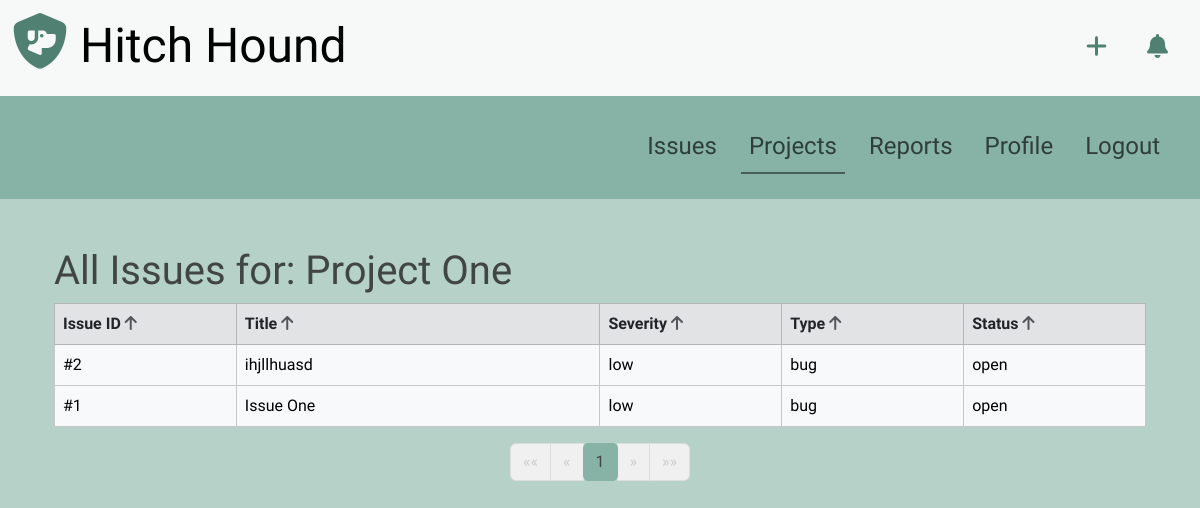
Before: /projects/1/issues/ (signed in) with the older database file.
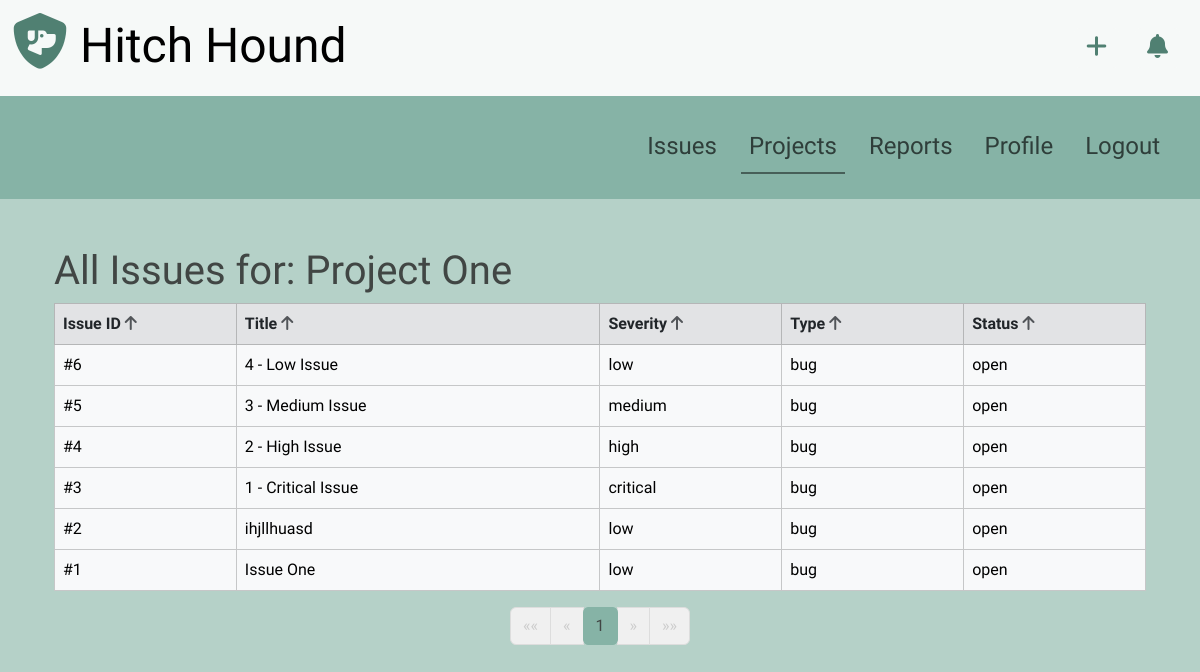
After: the same page with the newer database file.
### issues/models.py (models this page shows, shortened)
class Issue(models.Model):
    SEVERITY_CHOICES = (
        ('critical', '1 - Critical'),
        ('high', '2 - High'),
        ('medium', '3 - Medium'),
        ('low', '4 - Low'),
    )
    TYPE_CHOICES = (
        ('bug', 'Bug'),
        ('missed_requirement', 'Missed Requirement'),
        ('other', 'Other Issue'),
    )
    STATUS_CHOICES = (
        ('open', 'Open'),
        ('in_progress', 'In Progress'),
        ('testing', 'Testing'),
        ('approved', 'Approved'),
        ('closed', 'Closed'),
        ('cancelled', 'Cancelled'),
    )
    title = models.CharField(max_length=255, null=False)
    description = models.TextField()
    severity = models.CharField(max_length=20, choices=SEVERITY_CHOICES, default='low')
    project = models.ForeignKey(Project, on_delete=models.CASCADE, null=False)
    type = models.CharField(max_length=20, choices=TYPE_CHOICES, default='bug')
    status = models.CharField(max_length=20, choices=STATUS_CHOICES, default='open')
    reporter = models.ForeignKey(User, on_delete=models.CASCADE, related_name='reported_issues')
    developer = models.ForeignKey(User, on_delete=models.SET_NULL, null=True, blank=True, limit_choices_to={'role': 'developer'}, related_name='developer_issues')
    quality_assurance = models.ForeignKey(User, on_delete=models.SET_NULL, null=True, blank=True, limit_choices_to={'role': 'quality_assurance'}, related_name='qa_issues')
    product_manager = models.ForeignKey(User, on_delete=models.SET_NULL, null=True, blank=True, limit_choices_to={'role': 'product_manager'}, related_name='pm_issues')
    created_at = models.DateTimeField(auto_now_add=True)
    updated_by = models.ForeignKey(User, on_delete=models.SET_NULL, null=True, blank=True, related_name='updated_issues')

### projects/views.py (the view)
# urls.py: path('projects/<int:project_id>/issues/', project_views.view_all_issues, name='view_all_issues'),
def view_all_issues(request, project_id):
    project = get_object_or_404(Project, id=project_id)
    issues = Issue.objects.filter(project=project)
    sort_by = request.GET.get('sort_by', 'created_at')
    order = request.GET.get('order', 'desc')
    if sort_by == 'title':
        issues = issues.annotate(lower_title=Lower('title')).order_by(f"{'' if order == 'asc' else '-'}lower_title")
    else:
        issues = issues.order_by(f"{'' if order == 'asc' else '-'}{sort_by}")
    page_obj = paginate(request, issues)
    toggle_order = 'asc' if order == 'desc' else 'desc'
    new_notifications = get_new_notifications(request.user)
    context = {
        'project': project,
        'page_obj': page_obj,
        'sort_by': sort_by,
        'order': order,
        'toggle_order': toggle_order,
        'new_notifications': new_notifications,
        'active_page': 'projects',
        'show_navbar': True,
    }
    return render(request, 'all_issues.html', context)

### hitchhound/utils.py (called while the page is built)
def paginate(request, queryset, per_page=12):
    paginator = Paginator(queryset, per_page)
    page_number = request.GET.get('page')
    page_obj = paginator.get_page(page_number)
    return page_obj

def get_new_notifications(user):
    last_visited = user.last_visited_notifications or timezone.now()
    user_issues = UserIssue.objects.filter(user=user).values_list('issue', flat=True)
    changes = Change.objects.filter(
        Q(issue_id__in=user_issues) | Q(issue__reporter=user)
    ).exclude(user=user)
    new_notifications = changes.filter(changed_at__gt=last_visited).exists()
    return new_notifications

### projects/templates/all_issues.html (shortened to what this page needs)
{% extends 'base.html' %}
{% load static %}
{% block nav_icons %}
    {% include 'nav_icons.html' %}
{% endblock %}
{% block content %}
<div class="container mt-4">
    <h1>All Issues for: {{ project.title }}</h1>
    <div class="table-responsive">
        <table class="table table-hover table-bordered">
            <thead>
                <tr class="table-secondary">
                    <th scope="col">
                        <a href="?sort_by=id&order={{ toggle_order }}" class="text-dark text-decoration-none">
                            Issue ID
                            <i
                                class="fa {% if sort_by == 'id' %}{% if order == 'asc' %}fa-arrow-up{% else %}fa-arrow-down{% endif %} text-dark{% else %}fa-arrow-up text-muted{% endif %}"></i>
                        </a>
                    </th>
                    <th scope="col">
                        <a href="?sort_by=title&order={{ toggle_order }}" class="text-dark text-decoration-none">
                            Title
                            <i
                                class="fa {% if sort_by == 'title' %}{% if order == 'asc' %}fa-arrow-up{% else %}fa-arrow-down{% endif %} text-dark{% else %}fa-arrow-up text-muted{% endif %}"></i>
                        </a>
                    </th>
                    <th scope="col">
                        <a href="?sort_by=severity&order={{ toggle_order }}" class="text-dark text-decoration-none">
                            Severity
                            <i
                                class="fa {% if sort_by == 'severity' %}{% if order == 'asc' %}fa-arrow-up{% else %}fa-arrow-down{% endif %} text-dark{% else %}fa-arrow-up text-muted{% endif %}"></i>
                        </a>
                    </th>
                    <th scope="col" class="d-none d-md-table-cell">
                        <a href="?sort_by=type&order={{ toggle_order }}" class="text-dark text-decoration-none">
                            Type
                            <i
                                class="fa {% if sort_by == 'type' %}{% if order == 'asc' %}fa-arrow-up{% else %}fa-arrow-down{% endif %} text-dark{% else %}fa-arrow-up text-muted{% endif %}"></i>
                        </a>
                    </th>
                    <th scope="col" class="d-none d-md-table-cell">
                        <a href="?sort_by=status&order={{ toggle_order }}" class="text-dark text-decoration-none">
                            Status
                            <i
                                class="fa {% if sort_by == 'status' %}{% if order == 'asc' %}fa-arrow-up{% else %}fa-arrow-down{% endif %} text-dark{% else %}fa-arrow-up text-muted{% endif %}"></i>
                        </a>
                    </th>
                </tr>
            </thead>
            <tbody>
                {% for issue in page_obj %}
                <tr class="table-light" onclick="window.location.href='{% url 'issue_detail' issue.id %}'"
                    style="cursor: pointer;">
                    <td class="col-2">#{{ issue.id }}</td>
                    <td class="col-4">{{ issue.title|truncatechars:50 }}</td>
                    <td class="col-2">{{ issue.severity }}</td>
                    <td class="col-2 d-none d-md-table-cell">{{ issue.type }}</td>
                    <td class="col-2 d-none d-md-table-cell">{{ issue.status }}</td>
                </tr>
                {% empty %}
                <tr>
                    <td colspan="5">No issues found for this project.</td>
                </tr>
                {% endfor %}
            </tbody>
        </table>
    </div>
</div>
{% include 'pagination.html' %}
{% endblock %}

Changed rows visible on the page:
added Issue: id "6", title "4 - Low Issue", severity "low", type "bug", status "open"
added Issue: id "5", title "3 - Medium Issue", severity "medium", type "bug", status "open"
added Issue: id "4", title "2 - High Issue", severity "high", type "bug", status "open"
added Issue: id "3", title "1 - Critical Issue", severity "critical", type "bug", status "open"
